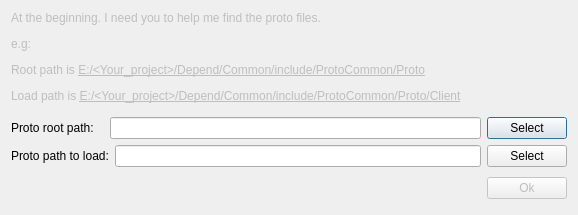
<?xml version="1.0" encoding="UTF-8"?>
<ui version="4.0">
 <class>ProtoPathDlg</class>
 <widget class="QDialog" name="ProtoPathDlg">
  <property name="geometry">
   <rect>
    <x>0</x>
    <y>0</y>
    <width>578</width>
    <height>215</height>
   </rect>
  </property>
  <property name="windowTitle">
   <string>Select proto path</string>
  </property>
  <layout class="QGridLayout" name="gridLayout">
   <item row="0" column="0">
    <widget class="QLabel" name="label_3">
     <property name="enabled">
      <bool>false</bool>
     </property>
     <property name="font">
      <font>
       <family>Arial</family>
       <pointsize>9</pointsize>
      </font>
     </property>
     <property name="text">
      <string>&lt;html&gt;&lt;head/&gt;&lt;body&gt;&lt;p&gt;At the beginning. I need you to help me find the proto files.&lt;/p&gt;&lt;p&gt;e.g: &lt;/p&gt;&lt;p&gt;Root path is &lt;span style=&quot; text-decoration: underline;&quot;&gt;E:/&amp;lt;Your_project&amp;gt;/Depend/Common/include/ProtoCommon/Proto&lt;/span&gt;&lt;/p&gt;&lt;p&gt;Load path is &lt;span style=&quot; text-decoration: underline;&quot;&gt;E:/&amp;lt;Your_project&amp;gt;/Depend/Common/include/ProtoCommon/Proto/Client&lt;/span&gt;&lt;/p&gt;&lt;/body&gt;&lt;/html&gt;</string>
     </property>
     <property name="textFormat">
      <enum>Qt::AutoText</enum>
     </property>
     <property name="alignment">
      <set>Qt::AlignLeading|Qt::AlignLeft|Qt::AlignTop</set>
     </property>
     <property name="wordWrap">
      <bool>false</bool>
     </property>
    </widget>
   </item>
   <item row="1" column="0">
    <layout class="QHBoxLayout" name="horizontalLayout_2">
     <item>
      <widget class="QLabel" name="label">
       <property name="text">
        <string>Proto root path:   </string>
       </property>
      </widget>
     </item>
     <item>
      <widget class="QLineEdit" name="editRootPath"/>
     </item>
     <item>
      <widget class="QPushButton" name="btnRootPath">
       <property name="text">
        <string>Select</string>
       </property>
      </widget>
     </item>
    </layout>
   </item>
   <item row="2" column="0">
    <layout class="QHBoxLayout" name="horizontalLayout_3">
     <item>
      <widget class="QLabel" name="label_2">
       <property name="text">
        <string>Proto path to load:</string>
       </property>
      </widget>
     </item>
     <item>
      <widget class="QLineEdit" name="editLoadPath"/>
     </item>
     <item>
      <widget class="QPushButton" name="btnLoadPath">
       <property name="text">
        <string>Select</string>
       </property>
      </widget>
     </item>
    </layout>
   </item>
   <item row="3" column="0">
    <layout class="QHBoxLayout" name="horizontalLayout">
     <item>
      <spacer name="spacer">
       <property name="orientation">
        <enum>Qt::Horizontal</enum>
       </property>
       <property name="sizeHint" stdset="0">
        <size>
         <width>131</width>
         <height>31</height>
        </size>
       </property>
      </spacer>
     </item>
     <item>
      <widget class="QPushButton" name="okButton">
       <property name="enabled">
        <bool>false</bool>
       </property>
       <property name="text">
        <string>Ok</string>
       </property>
      </widget>
     </item>
    </layout>
   </item>
  </layout>
 </widget>
 <resources/>
 <connections>
  <connection>
   <sender>okButton</sender>
   <signal>clicked()</signal>
   <receiver>ProtoPathDlg</receiver>
   <slot>accept()</slot>
   <hints>
    <hint type="sourcelabel">
     <x>449</x>
     <y>189</y>
    </hint>
    <hint type="destinationlabel">
     <x>288</x>
     <y>107</y>
    </hint>
   </hints>
  </connection>
 </connections>
</ui>
